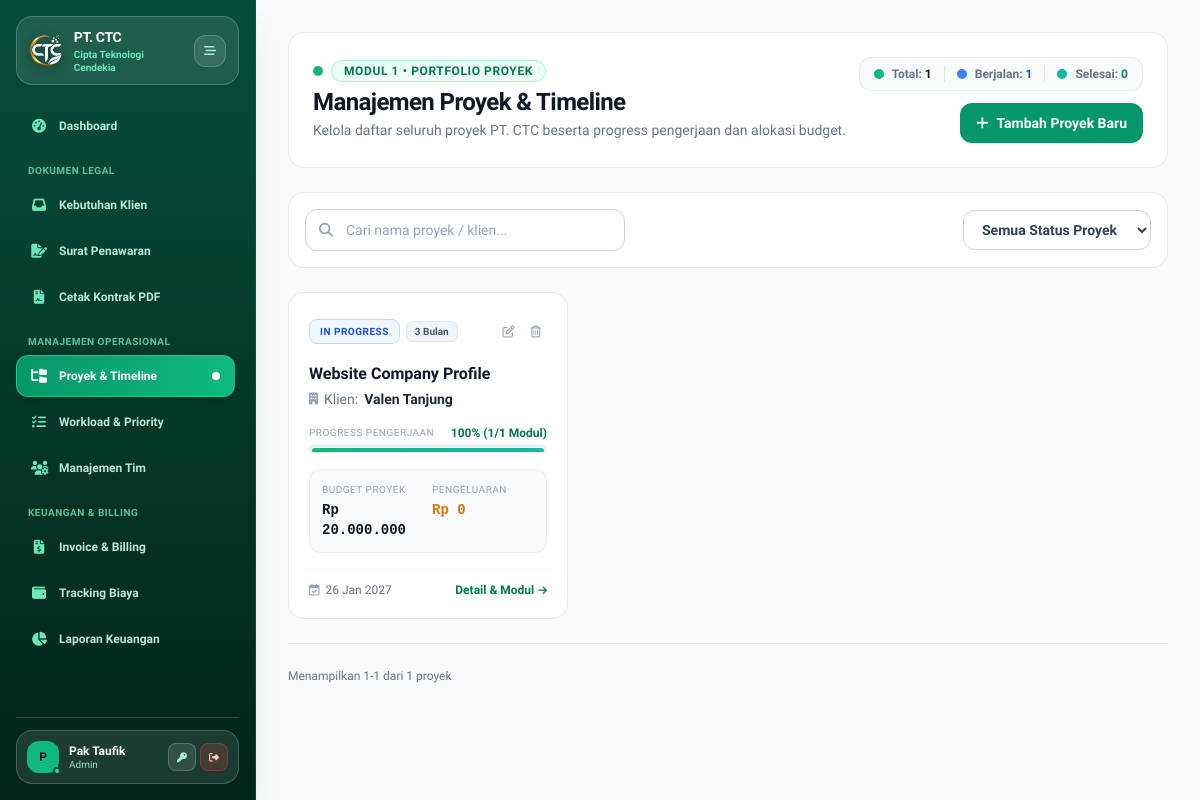
/modules/projects/index.php (signed in), run on an earlier commit of the app's database.
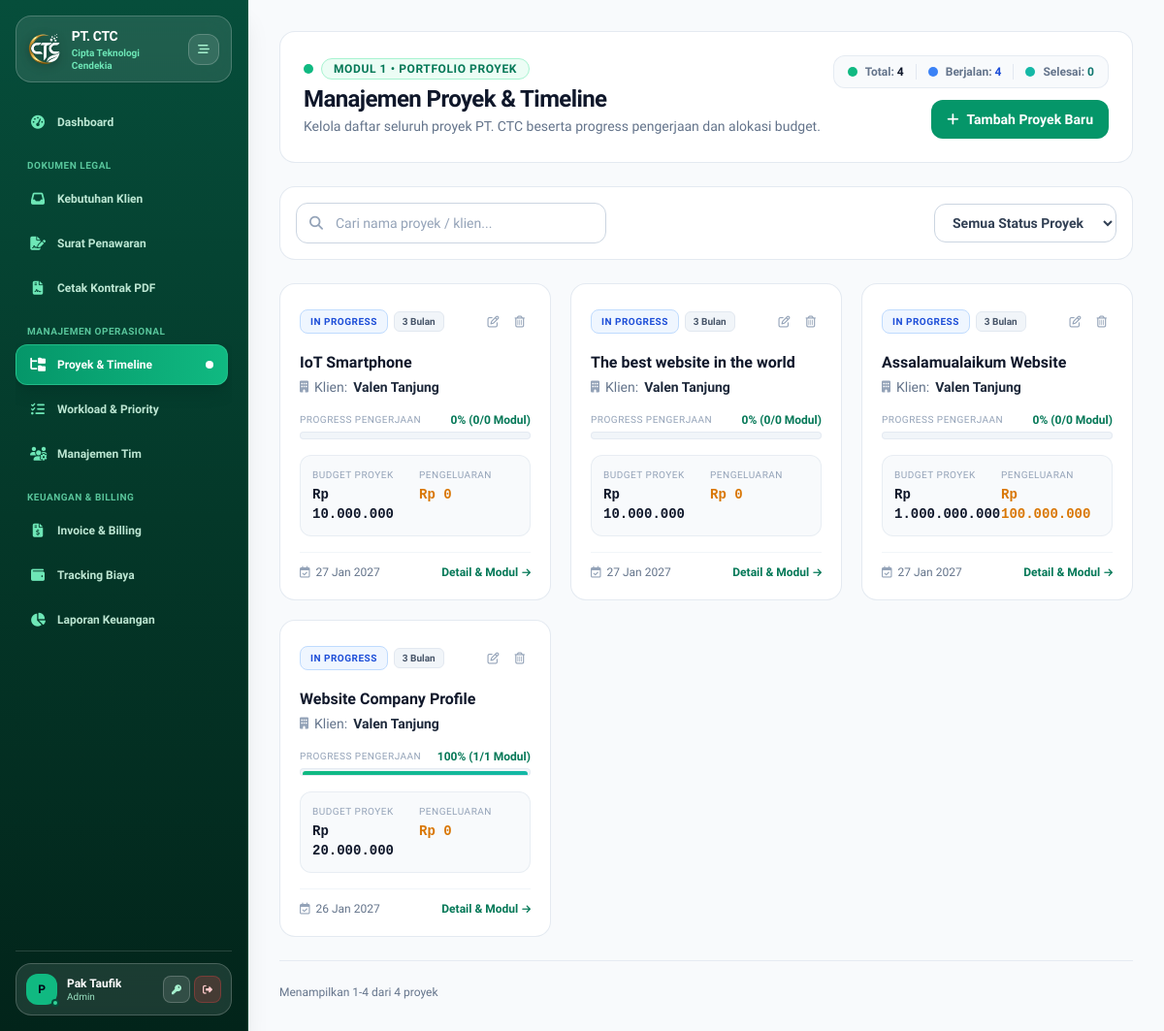
And on a later commit of the database.
### tables this page shows
CREATE TABLE `projects` (
  `id` int(11) NOT NULL,
  `nama_projek` varchar(150) NOT NULL,
  `klien` varchar(100) NOT NULL,
  `budget` decimal(15,2) NOT NULL DEFAULT 0.00,
  `tanggal_mulai` date NOT NULL,
  `deadline` date NOT NULL,
  `status` enum('Planning','In Progress','Completed','On Hold') DEFAULT 'Planning',
  `kategori_rab` enum('Website','IoT','Mobile','Custom') NOT NULL DEFAULT 'Website',
  `rab_custom_data` longtext DEFAULT NULL,
  `client_token` varchar(64) DEFAULT NULL,
  `requirement_id` int(11) DEFAULT NULL,
  `created_at` timestamp NOT NULL DEFAULT current_timestamp()
);

### modules/projects/index.php (the view, shortened to what the changed rows need)
<?php
require_once __DIR__ . '/../../config/database.php';
try {
    $pdo->exec("ALTER TABLE projects ADD COLUMN requirement_id INT NULL AFTER client_token");
} catch (Exception $e) {}
$stmtProjects = $pdo->query("
    SELECT p.*,
           COALESCE(c.durasi_bulan, 3) AS durasi_bulan,
           COUNT(t.id) AS total_tasks,
           SUM(CASE WHEN LOWER(t.status) = 'done' THEN 1 ELSE 0 END) AS completed_tasks,
           COALESCE((SELECT SUM(jumlah_biaya) FROM expenses WHERE project_id = p.id), 0) AS total_pengeluaran
    FROM projects p
    LEFT JOIN contracts c ON p.id = c.project_id
    LEFT JOIN tasks t ON p.id = t.project_id
    GROUP BY p.id
    ORDER BY p.created_at DESC
");
$projects = $stmtProjects->fetchAll();
$totalProjectCount = count($projects);
$inProgressCount   = 0;
$completedCount    = 0;
foreach ($projects as $pr) {
    if ($pr['status'] === 'In Progress') { $inProgressCount++; }
    elseif ($pr['status'] === 'Completed') { $completedCount++; }
}
require_once __DIR__ . '/../../includes/header.php';
require_once __DIR__ . '/../../includes/sidebar.php';
?>
<main class="flex-1 p-4 sm:p-6 md:p-8 overflow-y-auto w-full min-w-0 bg-[#f8fafc] text-slate-800 selection:bg-emerald-600 selection:text-white">
    <div class="flex flex-col lg:flex-row justify-between lg:items-center gap-5 mb-6 bg-white p-5 sm:p-6 rounded-2xl border border-slate-200/90 shadow-xs">
        <div class="shrink-0">
            <h1 class="text-xl md:text-2xl font-bold text-slate-900 tracking-tight">Manajemen Proyek & Timeline</h1>
        </div>
        <div class="flex flex-wrap items-center gap-3 w-full lg:w-auto justify-start lg:justify-end">
            <div class="flex items-center gap-3 bg-slate-50 border border-slate-200/80 p-2 px-3.5 rounded-xl text-xs font-semibold shrink-0">
                <div class="flex items-center gap-2 pr-3 border-r border-slate-200">
                    <span class="text-slate-500 text-xs">Total: <strong class="text-slate-900 font-bold"><?= $totalProjectCount ?></strong></span>
                </div>
                <div class="flex items-center gap-2 pr-3 border-r border-slate-200">
                    <span class="text-slate-500 text-xs">Berjalan: <strong class="text-blue-700 font-bold"><?= $inProgressCount ?></strong></span>
                </div>
            </div>
        </div>
    </div>
    <div class="grid grid-cols-1 md:grid-cols-2 lg:grid-cols-3 gap-5" id="projectsGrid">
        <?php if (empty($projects)): ?>
            <div class="col-span-full bg-white border border-slate-200/90 rounded-2xl p-12 text-center text-slate-400 shadow-xs">
                <div class="w-16 h-16 mx-auto mb-3 rounded-2xl bg-emerald-50 text-emerald-600 flex items-center justify-center text-2xl">
                    <i class="fa-solid fa-folder-open"></i>
                </div>
                <p class="font-bold text-slate-800 text-sm sm:text-base">Belum ada proyek yang terdaftar saat ini.</p>
                <p class="text-xs sm:text-sm text-slate-400 mt-1 font-normal mb-4">Mulai dengan membuat proyek baru untuk alokasi pengerjaan tim.</p>
                <button onclick="openAddProjectModal()" class="btn-press px-4 py-2.5 bg-emerald-600 text-white rounded-xl text-xs sm:text-sm font-semibold shadow-xs">
                    Buat Proyek Pertama
                </button>
            </div>
        <?php else: ?>
            <?php foreach ($projects as $p): ?>
                <?php
                    $totalT = $p['total_tasks'] ?? 0;
                    $compT  = $p['completed_tasks'] ?? 0;
                    $progressPct = $totalT > 0 ? round(($compT / $totalT) * 100) : 0;
                    $todayTime    = new DateTime();
                    $deadlineTime = new DateTime($p['deadline']);
                    $intervalDays = (int)$todayTime->diff($deadlineTime)->format("%r%a");
                    $isUrgent     = ($intervalDays <= 7 && $p['status'] !== 'Completed');
                ?>
                <div class="project-card bg-white border <?= $isUrgent ? 'border-red-300 ring-2 ring-red-500/10' : 'border-slate-200/90' ?> rounded-2xl p-5 shadow-xs flex flex-col justify-between relative overflow-hidden"
                     data-search="<?= htmlspecialchars(strtolower($p['nama_projek'] . ' ' . $p['klien'])) ?>"
                     data-status="<?= htmlspecialchars($p['status']) ?>">
                    <div>
                        <div class="flex justify-between items-center mb-3.5">
                            <div class="flex items-center gap-1.5 flex-wrap">
                                <span class="px-2.5 py-1 text-[10px] uppercase font-semibold rounded-lg border tracking-wider
                                    <?php
                                        switch($p['status']) {
                                            case 'In Progress': echo 'bg-blue-50 text-blue-700 border-blue-200'; break;
                                        }
                                    ?>">
                                    <?= htmlspecialchars($p['status']) ?>
                                </span>
                                <span class="px-2 py-0.5 text-[10px] font-semibold rounded-md bg-slate-100 text-slate-600 border border-slate-200">
                                    <?= htmlspecialchars($p['durasi_bulan']) ?> Bulan
                                </span>
                            </div>
                            <div class="flex items-center gap-1 z-10">
                                <a href="detail.php?id=<?= $p['id'] ?>" class="btn-press text-slate-400 hover:text-emerald-700 p-1.5 rounded-lg hover:bg-slate-50 transition" title="Detail & Konfigurasi">
                                    <i class="fa-regular fa-pen-to-square text-xs"></i>
                                </a>
                                <a href="index.php?action=delete&id=<?= $p['id'] ?>" onclick="return confirm('Yakin ingin menghapus proyek ini? Requirement terkait akan di-reset kembali ke Under Review.')" class="btn-press text-slate-400 hover:text-red-600 p-1.5 rounded-lg hover:bg-red-50 transition" title="Hapus Proyek">
                                    <i class="fa-regular fa-trash-can text-xs"></i>
                                </a>
                            </div>
                        </div>
                        <a href="detail.php?id=<?= $p['id'] ?>" class="block group">
                            <h3 class="text-base font-bold text-slate-900 leading-snug line-clamp-1 group-hover:text-emerald-700 transition mb-1">
                                <?= htmlspecialchars($p['nama_projek']) ?>
                            </h3>
                            <p class="text-xs sm:text-sm text-slate-500 font-normal flex items-center gap-1.5 mb-4">
                                <i class="fa-solid fa-building text-slate-400 text-xs"></i> Klien: <span class="text-slate-800 font-semibold"><?= htmlspecialchars($p['klien']) ?></span>
                            </p>
                        </a>
                        <div class="mb-4">
                            <div class="flex justify-between text-xs font-semibold mb-1">
                                <span class="text-slate-400 uppercase text-[10px] tracking-wider font-normal">Progress Pengerjaan</span>
                                <span class="text-emerald-700 font-bold"><?= $progressPct ?>% (<?= $compT ?>/<?= $totalT ?> Modul)</span>
                            </div>
                            <div class="w-full bg-slate-100 rounded-full h-2 overflow-hidden border border-slate-200/80 p-0.5">
                                <div class="bg-gradient-to-r from-emerald-500 to-teal-500 h-1.5 rounded-full transition-all duration-500" style="width: <?= $progressPct ?>%"></div>
                            </div>
                        </div>
                        <div class="bg-slate-50 border border-slate-200/70 rounded-xl p-3 grid grid-cols-2 gap-2 text-xs mb-4">
                            <div>
                                <span class="text-[10px] text-slate-400 font-medium block uppercase tracking-wider mb-0.5">Budget Proyek</span>
                                <span class="font-bold text-slate-900 text-xs sm:text-sm font-mono">
                                    Rp <?= number_format($p['budget'], 0, ',', '.') ?>
                                </span>
                            </div>
                            <div>
                                <span class="text-[10px] text-slate-400 font-medium block uppercase tracking-wider mb-0.5">Pengeluaran</span>
                                <span class="font-bold text-amber-600 text-xs sm:text-sm font-mono">
                                    Rp <?= number_format($p['total_pengeluaran'], 0, ',', '.') ?>
                                </span>
                            </div>
                        </div>
                    </div>
                    <div class="pt-3 border-t border-slate-100 flex justify-between items-center text-xs">
                        <div class="flex items-center gap-1.5">
                            <?php if ($isUrgent): ?>
                                <div class="relative flex items-center justify-center text-red-600 animate-bounce" title="Deadline proyek kurang dari 7 hari!">
                                    <i class="fa-solid fa-bell text-xs"></i>
                                </div>
                                <span class="text-[10px] font-bold uppercase text-red-600 bg-red-50 border border-red-200 px-1.5 py-0.5 rounded">
                                    <?= $intervalDays < 0 ? 'Overdue' : ($intervalDays == 0 ? 'Hari Ini' : 'H-' . $intervalDays) ?>
                                </span>
                            <?php else: ?>
                                <i class="fa-regular fa-calendar-check text-slate-400"></i>
                                <span class="text-slate-500 font-medium text-xs"><?= date('d M Y', strtotime($p['deadline'])) ?></span>
                            <?php endif; ?>
                        </div>
                        <a href="detail.php?id=<?= $p['id'] ?>" class="font-semibold text-emerald-700 hover:text-emerald-800 flex items-center gap-1 transition text-xs">
                            Detail & Modul <i class="fa-solid fa-arrow-right text-[10px]"></i>
                        </a>
                    </div>
                </div>
            <?php endforeach; ?>
        <?php endif; ?>
    </div>
    <div class="flex flex-col sm:flex-row justify-between items-center gap-3 pt-6 mt-6 border-t border-slate-200/80 text-xs text-slate-500">
        <span class="font-medium" id="paginationInfo">Menampilkan 0 data</span>
    </div>
</main>
<?php require_once __DIR__ . '/../../includes/footer.php'; ?>

What changed in the data, as far as the page shows it:
added projects: status "IN PROGRESS", durasi_bulan "3", nama_projek "IoT Smartphone", klien "Valen Tanjung", progressPct "0", compT "0", totalT "0", budget "10.000.000", total_pengeluaran "0", deadline "27 Jan 2027"
added projects: status "IN PROGRESS", durasi_bulan "3", nama_projek "The best website in the world", klien "Valen Tanjung", progressPct "0", compT "0", totalT "0", budget "10.000.000", total_pengeluaran "0", deadline "27 Jan 2027"
added projects: status "IN PROGRESS", durasi_bulan "3", nama_projek "Assalamualaikum Website", klien "Valen Tanjung", progressPct "0", compT "0", totalT "0", budget "1.000.000.000", total_pengeluaran "100.000.000", deadline "27 Jan 2027"
Also different on the page:
$totalProjectCount: "1" → "4"
$inProgressCount: "1" → "4"
text written by a page script: "Menampilkan 1-1 dari 1 proyek" → "Menampilkan 1-4 dari 4 proyek"
